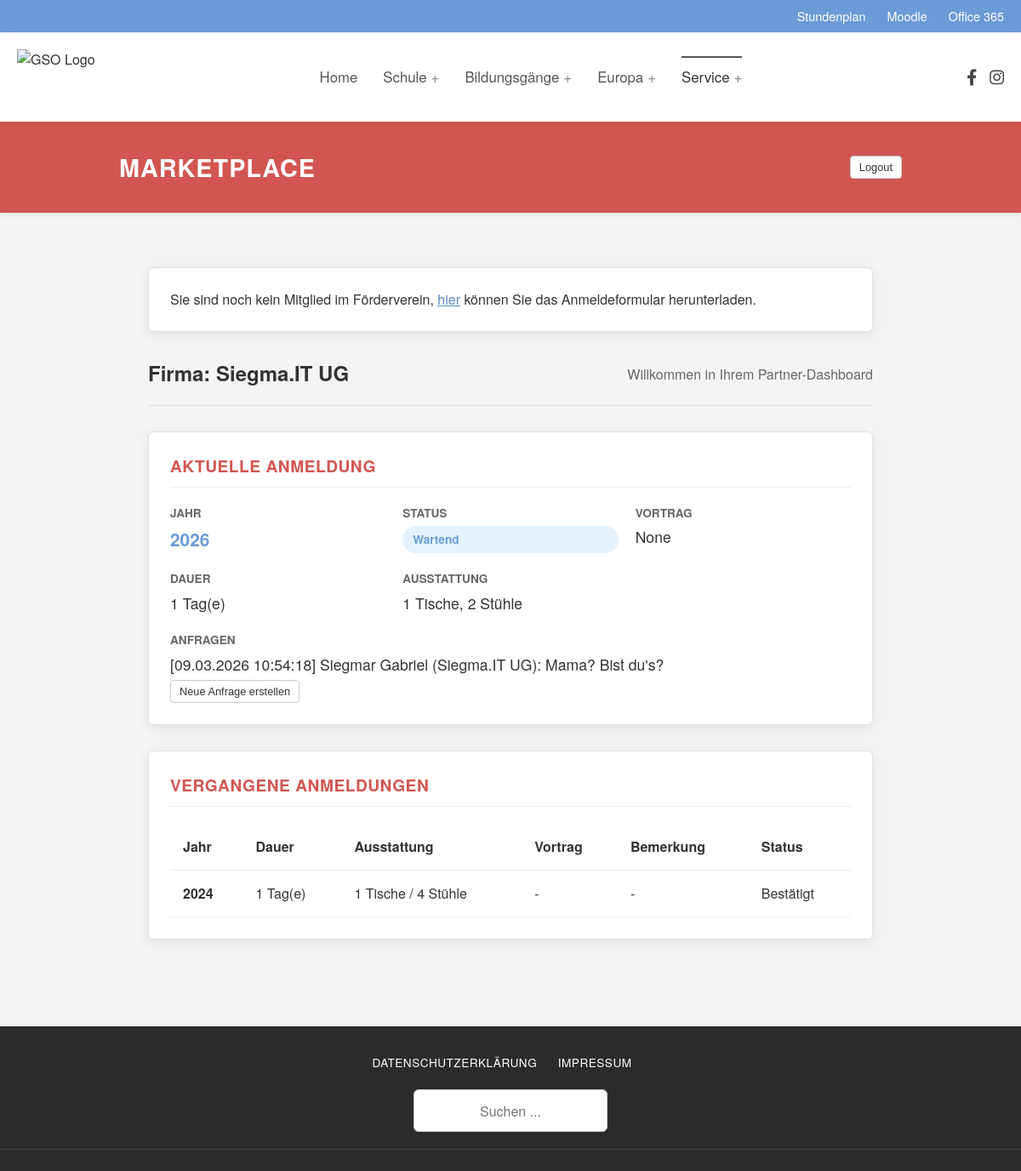
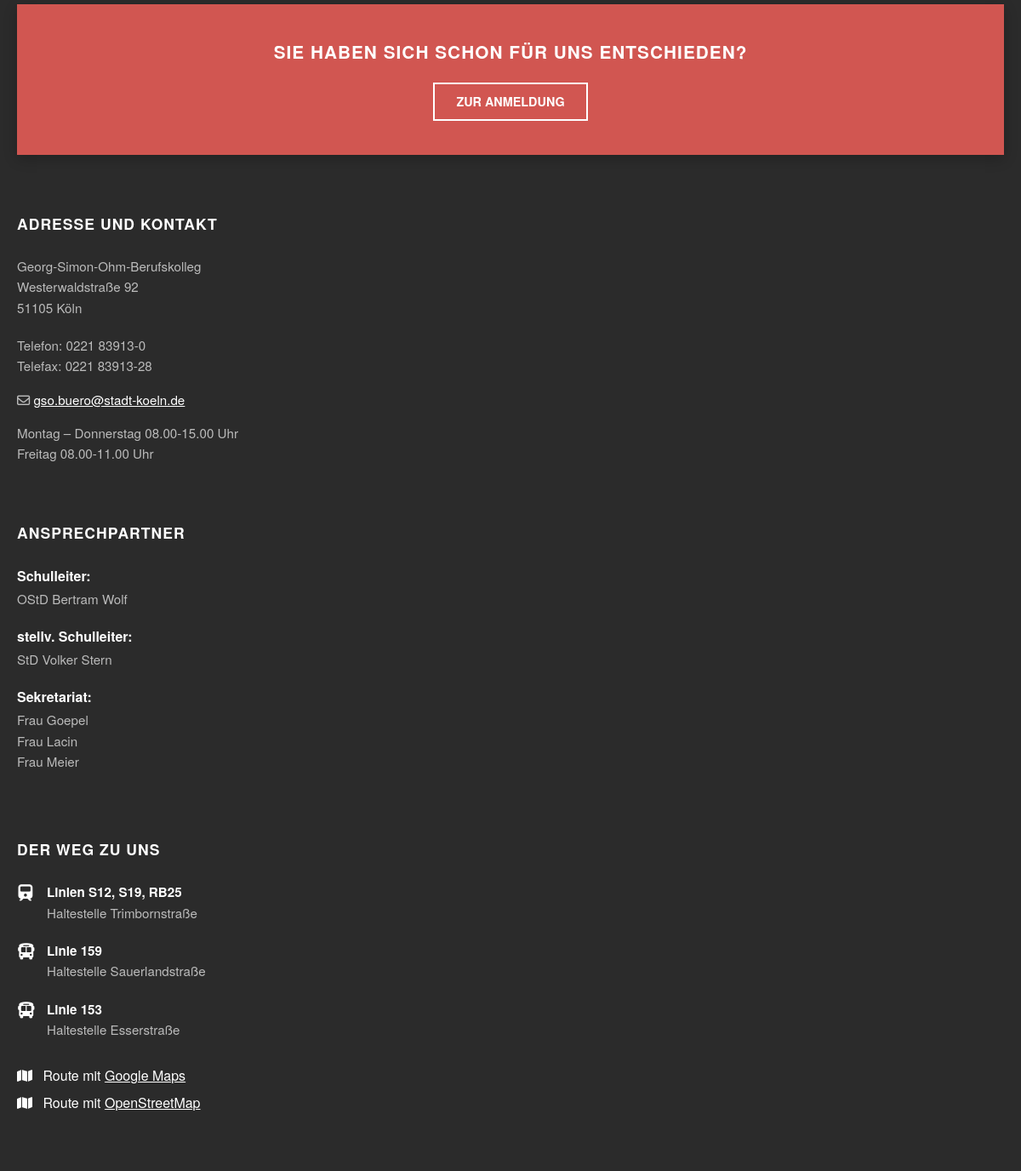
/dashboard (signed in), run on the app's committed database (2 pictures, top to bottom).
### database/models.py (models this page shows, shortened)
class User(Schema):
    __tablename__ = 'users'
    id = mapped_column(Integer, primary_key=True)
    name = mapped_column(String, nullable=False)
    industry = mapped_column(String, nullable=True)
    contact_person = mapped_column(String, nullable=True)
    phone = mapped_column(String, nullable=True)
    email = mapped_column(String, nullable=False, unique=True)
    street = mapped_column(String, nullable=True)
    zip = mapped_column(String, nullable=True)
    city = mapped_column(String, nullable=True)
    support_association = mapped_column(Boolean, nullable=False, default=False)
    is_admin = mapped_column(Boolean, nullable=False, default=False)
    tokens = relationship("Token", back_populates="user")
    bookings = relationship("Booking", back_populates="user")

class Booking(Schema):
    __tablename__ = 'bookings'
    id = mapped_column(Integer, primary_key=True)
    user_id = mapped_column(Integer, ForeignKey('users.id'), nullable=False)
    event_year = mapped_column(Integer, nullable=False, default=datetime.now().year)
    first = mapped_column(Boolean, nullable=False, default=False)
    second = mapped_column(Boolean, nullable=False, default=False)
    status = mapped_column(Enum(BookingStatus), nullable=False, default=BookingStatus.pending)
    chairs_needed = mapped_column(Integer, nullable=False, default=0)
    tables_needed = mapped_column(Integer, nullable=False, default=0)
    sockets_needed = mapped_column(Integer, nullable=False, default=2)
    remarks = mapped_column(String, nullable=True)
    presentation = mapped_column(String, nullable=True)
    admin_note = mapped_column(String, nullable=True)
    user = relationship("User", back_populates="bookings")
    correspondence = relationship("Correspondence", back_populates="booking")
    UniqueConstraint('user_id', 'event_year')

class Correspondence(Schema):
    __tablename__ = 'issues'
    id = mapped_column(Integer, primary_key=True)
    booking_id = mapped_column(Integer, ForeignKey('bookings.id'), nullable=False)
    from_admin = mapped_column(Boolean, nullable=False, default=False)
    from_user = mapped_column(Integer, ForeignKey('users.id'), nullable=False)
    timestamp = mapped_column(DateTime, nullable=False, default=datetime.now)
    message = mapped_column(String, nullable=False)
    booking = relationship("Booking", back_populates="correspondence")
    sender = relationship("User")

### app.py (the view)
@app.route('/marketplace')
@app.route('/dashboard')
@login_required
def dashboard():
    this_year = datetime.now().year
    if current_user.is_admin:
        template = 'admin_dashboard.html'
        bookings = get_bookings(**transform_filters(request.args), event_year=this_year)
    else:
        template = 'user_dashboard.html'
        all_bookings = get_bookings(user_id=current_user.id)
        current = [b for b in all_bookings if b.event_year == this_year]
        bookings = {
            "past": [b for b in all_bookings if b.event_year < this_year],
            "current": current.pop() if len(current) > 0 else None,
        }
    return render_template(template, user=current_user, bookings=bookings)

### templates/user_dashboard.html (shortened to what this page needs)
{% extends "marketplace.html" %}
{% block sub_content %}
<div class="dashboard-container">
  {% if not user.support_association %}
  <section class="dash-card">
    <div>
      Sie sind noch kein Mitglied im Förderverein, <a href="{{ url_for('static', filename='files/anmeldeforumal-Förderverein.pdf') }}" download="Anmeldeformular-Foerderverein.pdf" type="application/pdf" class="download-link">hier</a> können Sie das Anmeldeformular herunterladen.
    </div>
  </section>
  {% endif %}
  <div class="dashboard-intro">
    <h2 class="welcome-title">Firma: {{ user.name }}</h2>
    <p class="welcome-sub">Willkommen in Ihrem Partner-Dashboard</p>
  </div>
  <div class="dashboard-cards">
    <section class="dash-card current-booking-card">
      <h3 class="card-title">Aktuelle Anmeldung</h3>
      {% if bookings.current %}
        <div class="booking-summary-grid">
          <div class="info-item">
            <span class="info-label">Jahr</span>
            <span class="info-value highlight">{{ bookings.current.event_year }}</span>
          </div>
          <div class="info-item">
            <span class="info-label">Status</span>
            <span class="status-badge">{{ bookings.current.status.value }}</span>
          </div>
          <div class="info-item">
            <span class="info-label">Vortrag</span>
            <span class="info-value">{{ bookings.current.presentation }}</span>
          </div>
          <div class="info-item">
            <span class="info-label">Dauer</span>
            <span class="info-value">{{ bookings.current.duration }} Tag(e)</span>
          </div>
          <div class="info-item">
            <span class="info-label">Ausstattung</span>
            <span class="info-value">
              {{ bookings.current.tables_needed }} Tische,
              {{ bookings.current.chairs_needed }} Stühle
            </span>
          </div>
          <div class="info-item full-width">
            <span class="info-label">Anfragen</span>
            <div class="info-item full-width">
              {% for message in bookings.current.correspondence %}
                <span class="message info-value">[{{ message.timestamp.strftime("%d.%m.%Y %H:%M:%S") }}] {{ message.sender.contact_person }} ({{ message.sender.name }}): {{ message.message }}</span>
              {% endfor %}
            </div>
            <button id="show-new-issues" type="submit" class="btn-small-outline btn-white-background btn-show-message"
                    onclick="showNewIssue()" title="Anfrage verfassen">
                Neue Anfrage erstellen
            </button>
          </div>
      </div>
    {% else %}
      <div class="empty-state">
          <p>Für das kommende Event liegt noch keine Anmeldung vor.</p>
          <a href="/register" class="btn btn-cta">Zur Anmeldung</a>
      </div>
      {% endif %}
    </section>
    {% if bookings.past %}
    <section class="dash-card history-card">
      <h3 class="card-title">Vergangene Anmeldungen</h3>
      <div class="table-responsive">
        <table class="history-table">
          <thead>
            <tr>
              <th>Jahr</th>
              <th>Dauer</th>
              <th>Ausstattung</th>
              <th>Vortrag</th>
              <th>Bemerkung</th>
              <th>Status</th>
            </tr>
          </thead>
          <tbody>
          {% for booking in bookings.past %}
            <tr>
              <td class="fw-bold">{{ booking.event_year }}</td>
              <td>{{ booking.duration }} Tag(e)</td>
              <td>{{ booking.tables_needed }} Tische / {{ booking.chairs_needed }} Stühle</td>
              <td>
                <span class="truncate-text" title="{{ booking.presentation }}">
                  {{ booking.presentation if booking.presentation else "-" }}
                </span>
              </td>
              <td>
                <span class="truncate-text" title="{{ booking.remarks }}">
                  {{ booking.remarks if booking.remarks else "-" }}
                </span>
              </td>
              <td><span class="status-text">{{ booking.status.value }}</span></td>
            </tr>
          {% endfor %}
          </tbody>
        </table>
      </div>
    </section>
    {% endif %}
  </div>
</div>
{% endblock %}

### templates/marketplace.html (shortened to what this page needs)
{% extends "baseLayout.html" %}
{% block content %}
    <div class="full-width-banner">
        <div class="banner-inner">
            <h1>{% block page_title %}Marketplace{% endblock %}</h1>
            {% if current_user.is_authenticated %}
            <form action="/logout">
                <button class="btn-small-outline btn-white-background">Logout</button>
            </form>
            {% endif %}
        </div>
    </div>
    <div class="mainContainer">
        {% block sub_content %}
        {% endblock %}
    </div>
{% endblock %}

### templates/baseLayout.html (shortened to what this page needs)
<!DOCTYPE html>
<html lang="de">
<head>
    <link rel="stylesheet" href="https://cdnjs.cloudflare.com/ajax/libs/font-awesome/6.4.0/css/all.min.css">
    <link rel="stylesheet" href="{{ url_for('static', filename='css/baseStyle.css') }}">
    <link rel="stylesheet" href="{{ url_for('static', filename='css/marketplace.css') }}">
    <link rel="stylesheet" href="{{ url_for('static', filename='css/dashboard.css') }}">
</head>
<body>
    <div class="top-bar">
        <div class="container-width top-bar-inner">
            <a href="#">Stundenplan</a>
            <a href="#">Moodle</a>
            <a href="#">Office 365</a>
        </div>
    </div>
    <header class="site-header">
        <div class="container-width header-inner">
            <div class="branding">
                <a href="/">
                    <img src="https://www.gso-koeln.de/wp-content/uploads/2020/06/cropped-LOGO-GSO_neu.png" alt="GSO Logo">
                </a>
            </div>
            <nav class="main-navigation">
                <ul class="nav-list">
                    <li class="nav-item {% block homenav %}{% endblock %}"><a href="/">Home</a></li>
                    <li class="nav-item has-sub"><a href="#">Schule</a></li>
                    <li class="nav-item has-sub"><a href="#">Bildungsgänge</a></li>
                    <li class="nav-item has-sub"><a href="#">Europa</a></li>
                    <li class="nav-item has-sub {% block servicenav %}current-menu-item{% endblock %}">
                        <a href="#">Service</a>
                    </li>
                </ul>
            </nav>
            <div class="header-socials">
                <a href="#" aria-label="Facebook"><i class="fab fa-facebook-f"></i></a>
                <a href="#" aria-label="Instagram"><i class="fab fa-instagram"></i></a>
            </div>
        </div>
    </header>
    {% block content %}
    {% endblock %}
    <div class="footer-wrapper">
        <div class="container-width footer-meta-top">
            <div class="footer-links">
                <a href="#">DATENSCHUTZERKLÄRUNG</a>
                <a href="#">IMPRESSUM</a>
            </div>
            <div class="footer-search">
                <form action="#">
                    <input type="text" placeholder="Suchen ...">
                    <button type="submit"><i class="fas fa-search"></i></button>
                </form>
            </div>
        </div>
        <div class="container-width">
            <div class="cta-banner">
                <h2>SIE HABEN SICH SCHON FÜR UNS ENTSCHIEDEN?</h2>
                <a href="#" class="btn-outline">ZUR ANMELDUNG</a>
            </div>
        </div>
        <footer class="site-footer">
            <div class="container-width">
                <div class="footer-grid">
                    <div class="footer-column">
                        <h3>ADRESSE UND KONTAKT</h3>
                        <p>Georg-Simon-Ohm-Berufskolleg<br>Westerwaldstraße 92<br>51105 Köln</p>
                        <div class="contact-details">
                            <p>Telefon: 0221 83913-0<br>Telefax: 0221 83913-28</p>
                            <p class="mail-link"><i class="far fa-envelope"></i> <a href="mailto:gso.buero@stadt-koeln.de">gso.buero@stadt-koeln.de</a></p>
                            <p style="margin-top: 15px;">Montag – Donnerstag 08.00-15.00 Uhr<br>Freitag 08.00-11.00 Uhr</p>
                        </div>
                    </div>
                    <div class="footer-column">
                        <h3>ANSPRECHPARTNER</h3>
                        <div class="person-group"><strong>Schulleiter:</strong><p>OStD Bertram Wolf</p></div>
                        <div class="person-group"><strong>stellv. Schulleiter:</strong><p>StD Volker Stern</p></div>
                        <div class="person-group"><strong>Sekretariat:</strong><p>Frau Goepel<br>Frau Lacin<br>Frau Meier</p></div>
                    </div>
                    <div class="footer-column">
                        <h3>DER WEG ZU UNS</h3>
                        <ul class="transport-list">
                            <li><i class="fas fa-train"></i> <div><strong>Linien S12, S19, RB25</strong><br>Haltestelle Trimbornstraße</div></li>
                            <li><i class="fas fa-bus"></i> <div><strong>Linie 159</strong><br>Haltestelle Sauerlandstraße</div></li>
                            <li><i class="fas fa-bus"></i> <div><strong>Linie 153</strong><br>Haltestelle Esserstraße</div></li>
                        </ul>
                        <div class="map-links">
                            <a href="#" target="_blank"><i class="fas fa-map"></i> Route mit <u>Google Maps</u></a><br>
                            <a href="#" target="_blank"><i class="fas fa-map"></i> Route mit <u>OpenStreetMap</u></a>
                        </div>
                    </div>
                </div>
            </div>
        </footer>
    </div>
</body>
</html>

### data on the page
User: name "Siegma.IT UG"
Booking: current.event_year "2026", current.status.value "Wartend", current.presentation "None", current.tables_needed "1", current.chairs_needed "2"
Correspondence: timestamp "09.03.2026 10:54:18", sender.contact_person "Siegmar Gabriel", sender.name "Siegma.IT UG", message "Mama? Bist du's?"
Booking: event_year "2024", duration "1", tables_needed "1", chairs_needed "4", presentation "-", remarks "-", status.value "Bestätigt"

### other printed values
{{ bookings.current.duration }} "1"
